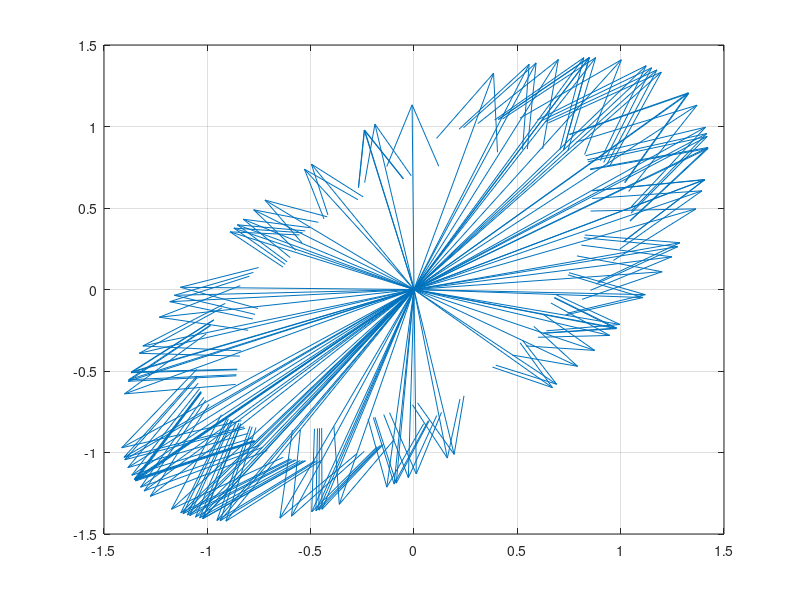

MATLAB code for this plot:
A = [1.5 .5;
    .5 1.5;]

unitV = randn(2,100)
for i=1:100
    unitV(1:2,i) = unitV(1:2,i)/norm(unitV(1:2,i))
    unitV(1:2,i) = A * unitV(1:2,i)
end
quiver(zeros(1,100), zeros(1,100), unitV(1, 1:100), unitV(2, 1:100))
% a = [0 1;
%     1 0;
%     -1 0;
%     0 -1;]'
% quiver(zeros(1,4), zeros(1,4), a(1, 1:4), unitV(2, 1:4))
grid on

